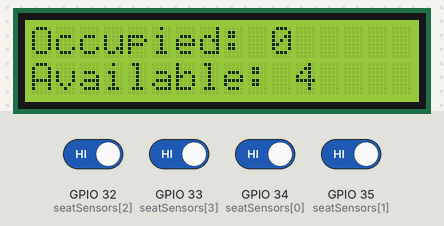
Bench run of a sketch on a simulated ESP32. On the bench: 16×2 character LCD. The test bench sets the inputs (shaded band); at power-on: GPIO 32 (seatSensors[2]), GPIO 33 (seatSensors[3]), GPIO 34 (seatSensors[0]), GPIO 35 (seatSensors[1]) HIGH.

Above: at 3.2 s.
3.3 s: GPIO 32 (seatSensors[2]) driven LOW
At 5.0 s:
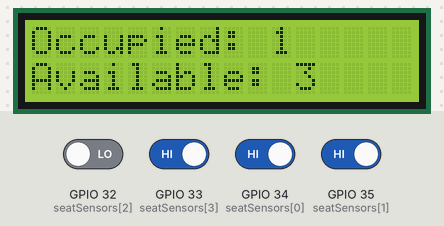
5.6 s: GPIO 33 (seatSensors[3]) driven LOW
At 7.4 s:
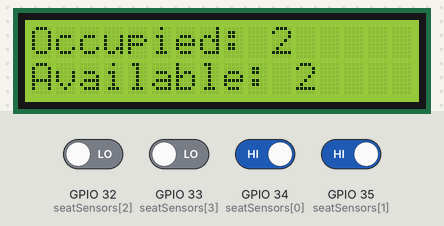
7.7 s: GPIO 34 (seatSensors[0]) driven LOW
At 8.6 s:
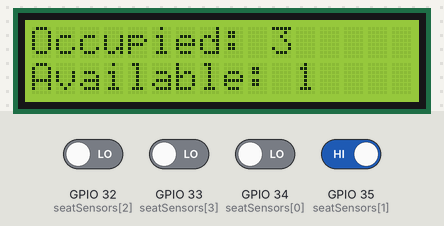
9.7 s: GPIO 35 (seatSensors[1]) driven LOW
At 11.0 s:
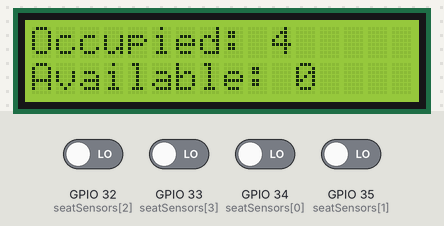
Timing chart, 0 to 12.7 s (numbered marks = the images above; inputs shaded):
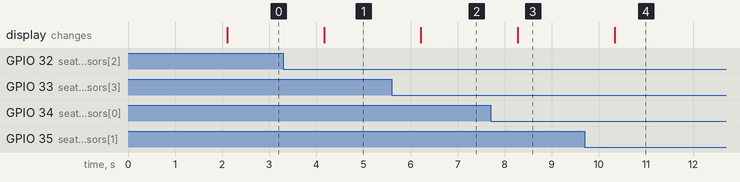

The sketch:

bus_seat.ino
```cpp
#include <Wire.h>
#include <LiquidCrystal_I2C.h>

// I2C LCD at address 0x27, 16 columns and 2 rows
LiquidCrystal_I2C lcd(0x27, 16, 2);

// Define IR sensor pins (change as per your wiring)
const int seatSensors[4] = {34, 35, 32, 33};  // GPIO pins for IR sensors

int totalSeats = 4;
int occupiedSeats = 0;

void setup() {
  // Initialize LCD
  lcd.init();
  lcd.backlight();
  lcd.setCursor(0, 0);
  lcd.print("Bus Seat Monitor");

  // Set sensor pins as input
  for (int i = 0; i < totalSeats; i++) {
    pinMode(seatSensors[i], INPUT);
  }

  delay(2000);
  lcd.clear();
}

void loop() {
  occupiedSeats = 0;

  // Read all seat sensors
  for (int i = 0; i < totalSeats; i++) {
    int seatState = digitalRead(seatSensors[i]);

    // If IR sensor is blocked (seat occupied), count it
    if (seatState == LOW) {  // IR sensors usually go LOW when blocked
      occupiedSeats++;
    }
  }

  int availableSeats = totalSeats - occupiedSeats;

  // Display on LCD
  lcd.setCursor(0, 0);
  lcd.print("Occupied: ");
  lcd.print(occupiedSeats);
  lcd.print("   "); // Clear leftovers

  lcd.setCursor(0, 1);
  lcd.print("Available: ");
  lcd.print(availableSeats);
  lcd.print("   ");

  delay(1000); // Update every second
}
```

Measured:
- after the input at 3.3 s, the display: changes after 0.87 s (image 1)
- after the input at 5.6 s, the display: changes after 0.62 s (image 2)
- after the input at 7.7 s, the display: changes after 0.58 s (image 3)
- after the input at 9.7 s, the display: changes after 0.63 s (image 4)
